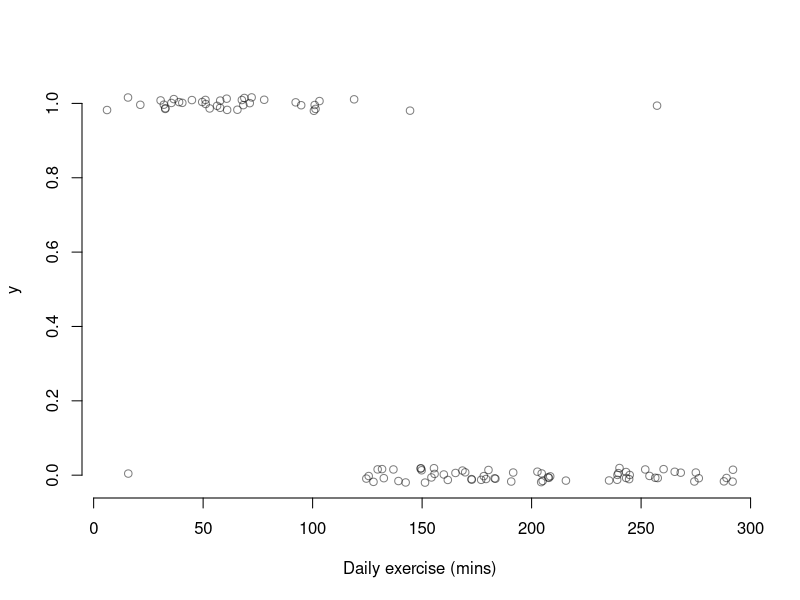
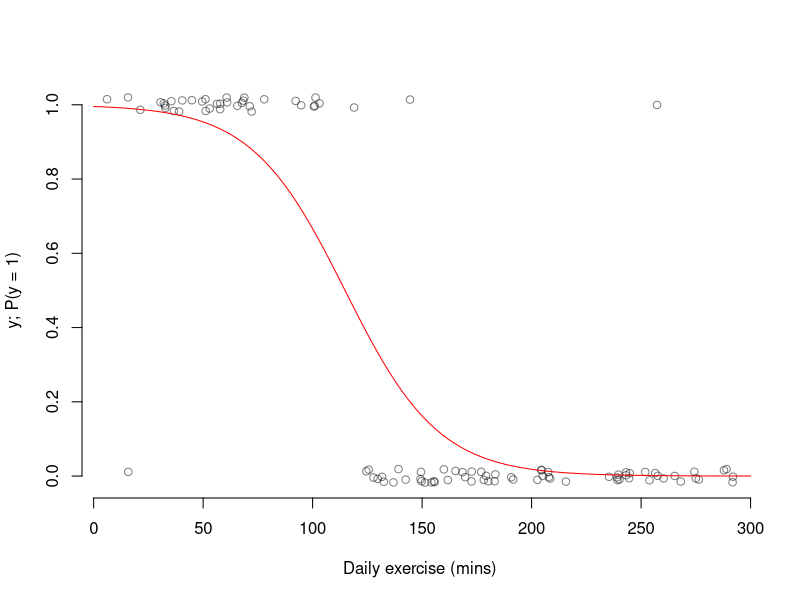
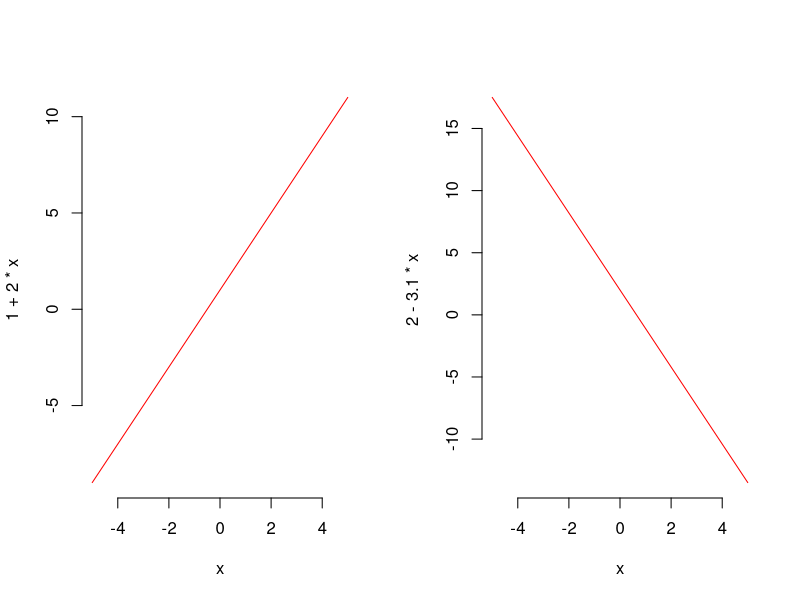
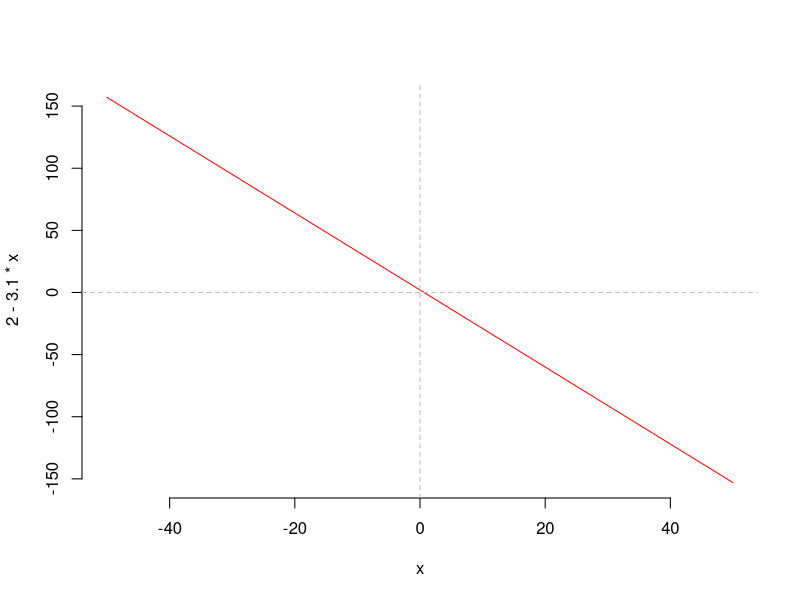
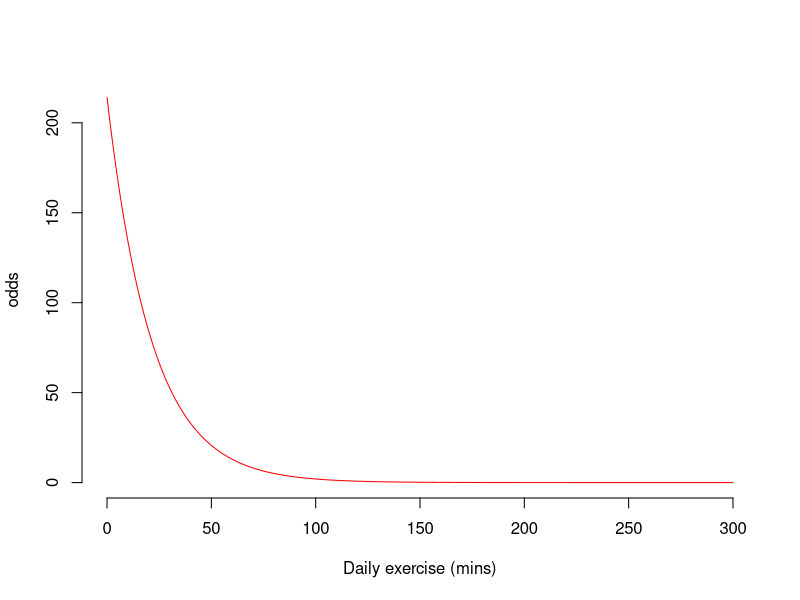
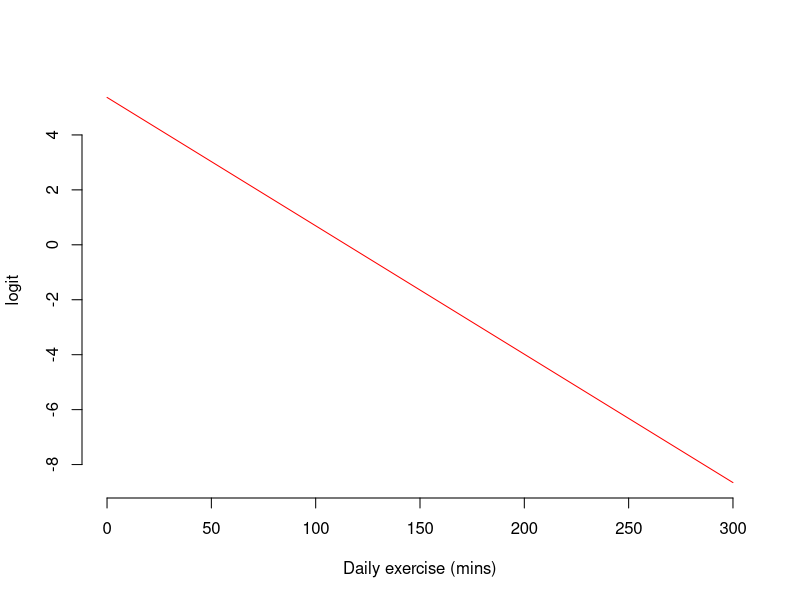

Generate these figures, in order, with R:
## ---- chunk 1
knitr::opts_chunk$set(echo = TRUE, 
                      fig.align = 'center', out.width = '85%')
## ---- chunk 2
library(scales)
set.seed(423)
## ---- chunk 3
de = runif(100, 0, 300)
de = sort(de)
y = rep(1, length(de))
y[de > 120] = 0
id1 <- sample(which(y == 0), 2)
y[id1] <- 1
id0 <- sample(which(y == 1), 1)
y[id0] <- 0

xLab = "Daily exercise (mins)"
yLab = "y"

plot(de, jitter(y, 0.1), 
     frame.plot = FALSE,
     pch = 1, col = alpha('black', 0.5), 
     xlab = xLab, ylab = yLab)
## ---- chunk 4
yLab = "y; P(y = 1)"
plot(de, jitter(y, 0.1), 
     pch = 1, col = alpha('black', 0.5), 
     frame.plot = FALSE,
     xlab = xLab, ylab = yLab)

M <- glm(y ~ de, family = binomial)
xPlot = seq(0, 300, 0.01)
b0 = coef(M)[1]
b1 = coef(M)[2]
pPlot = exp(b0 + b1 * xPlot) / (1 + exp(b0 + b1 * xPlot))
curve(exp(b0 + b1 * x) / (1 + exp(b0 + b1 * x)), 0, 300, col = 'red', add = T)
## ---- chunk 5
par(mfrow = c(1,2))
curve(1 + 2 * x, -5, 5, 
      col = 'red', lwd = 1, frame.plot = FALSE)
curve(2 - 3.1 * x, -5, 5, col = 'red', lwd = 1, frame.plot = FALSE)
par(mfrow = c(1,1))
## ---- chunk 6
# estimated coefficients
b0 <- 2
b1 <- -3.1
## ---- chunk 7
# when x = 50
b0 + b1 * (50)
## ---- chunk 8
# when x = -24
b0 + b1 * (-24)
## ---- chunk 9
curve(2 - 3.1 * x, from = -50, to = 50, frame.plot = FALSE, col = 'red', lwd = 1)
abline(v = 0, col = 'gray', lwd = 1, lty = 2)
abline(h = 0, col = 'gray', lwd = 1, lty = 2)
## ---- chunk 10
oddsPlot = pPlot / (1 - pPlot)
plot(xPlot, oddsPlot, 
     frame.plot = FALSE,
     col = 'red', type = 'l',
     xlab = xLab, ylab = "odds")
## ---- chunk 11
log(0)
## ---- chunk 12
log(Inf)
## ---- chunk 13
logOoddsPlot = log(oddsPlot)
plot(xPlot, logOoddsPlot, col = 'red', type = 'l', frame.plot = FALSE,
     xlab = xLab, ylab = "logit")
## ---- chunk 14
x <- 100  # 100 = 10^2
x

pow <- log10(x)
pow
## ---- chunk 15
x <- 1000  # 1000 = 10^3
x

pow <- log10(x)
pow
## ---- chunk 16
x <- 13.5
x

pow <- log10(x)
pow
## ---- chunk 17
10^pow
## ---- chunk 18
10^log10(100)
## ---- chunk 19
e <- exp(1)  # obtain the e number
e
## ---- chunk 20
x <- 8
x

pow <- log(8)
pow
## ---- chunk 21
e^pow
## ---- chunk 22
pow <- log(8)
e^pow
## ---- chunk 23
e^log(8)
